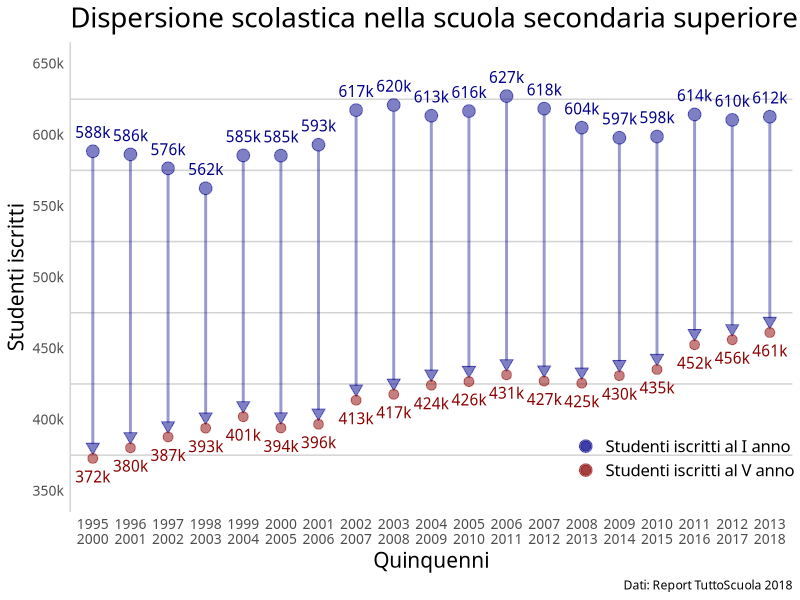

Write R code to recreate this figure.
setwd("~/Documents/blog/dispersione scolastica")
library(ggplot2)
library(readr)
library(tidyr)
library(viridis)
library(stringr)

dati <- read_csv2("dati.csv")

dati$quinquennio_ok <- str_replace(dati$quinquennio, "-", "\n")
dati$primo_anno_label <- paste(substr(dati$primo_anno, 1,3), sep="", "k")
dati$quinto_anno_label <- paste(substr(dati$quinto_anno, 1,3), sep="", "k")

dati_reordered <- dati %>% 
  gather("anno", "studenti", 2:3)
  
ggplot(dati) +
  geom_text(aes(x=quinquennio_ok, y=primo_anno, label=primo_anno_label, vjust=-1.1), family="Montserrat", color="dark blue") +
  geom_text(aes(x=quinquennio_ok, y=quinto_anno, label=quinto_anno_label, vjust=2), family="Montserrat", color="dark red") +
  geom_segment(
    aes(x=quinquennio_ok,
        y=primo_anno-4000,
        xend=quinquennio_ok,
        yend=quinto_anno+10000),
    colour="dark blue", size=1, alpha=.4) +
  geom_point(aes(x=quinquennio_ok, 
                 y=primo_anno,
                 color="Studenti iscritti al I anno"),
             size=4, alpha=.5, show.legend = TRUE) +
  geom_point(aes(x=quinquennio_ok,
                 y=quinto_anno+8000),
             size=3, alpha=.5, fill="dark blue", colour="dark blue", shape=25) +
  geom_point(aes(x=quinquennio_ok,
                 y=quinto_anno,
                 color="Studenti iscritti al V anno"),
             size=3, alpha=.5, show.legend = TRUE) +
  scale_color_manual("", values=c("dark blue", "dark red")) +
  theme_minimal() +
  theme(#plot.background = element_rect(fill="papayawhip", color="papayawhip"),
        plot.title = element_text(family="Montserrat", size=20),
        axis.title = element_text(family="Montserrat", size=15),
        axis.text = element_text(family="Montserrat", size=10),
        legend.text = element_text(family="Montserrat", size=12),
        plot.caption = element_text(family="Montserrat"),
        legend.position = c(.85,.14),
        panel.grid.major = element_blank(),
        panel.grid.minor = element_blank(),
        axis.line.y = element_line(color="light grey"),
        panel.grid.minor.y = element_line(color="light grey")) +
  scale_y_continuous(breaks=seq(300000,700000,50000), limits=c(350000,650000),
                     labels = scales::unit_format(unit="k",scale=.001,sep="")) +
  labs(x="Quinquenni",
       y="Studenti iscritti",
       title="Dispersione scolastica nella scuola secondaria superiore in Italia dal 1995 al 2018",
       caption="Dati: Report TuttoScuola 2018")

#ggsave("Dispersione_x.jpg", height=20, width=40, units="cm")
#ggsave("Dispersione.pdf", height=20, width=40, units="cm")